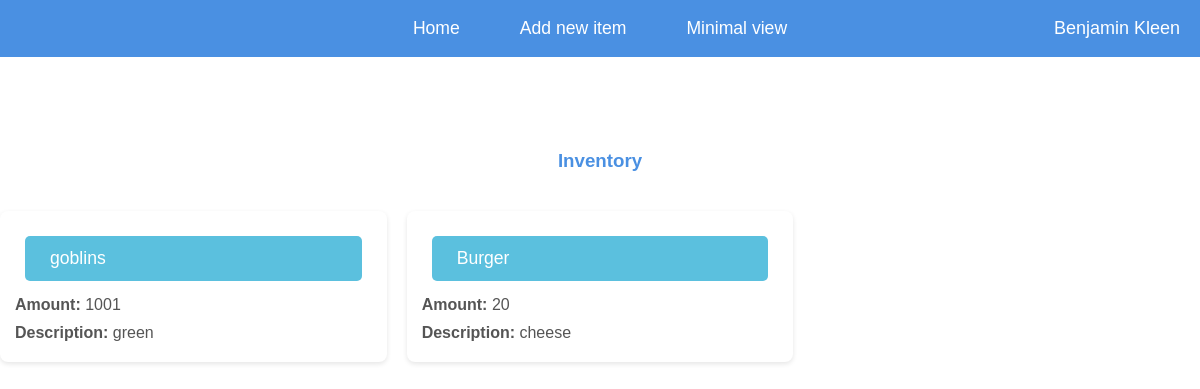
Before: /maximal/ (signed in) with the older database file.
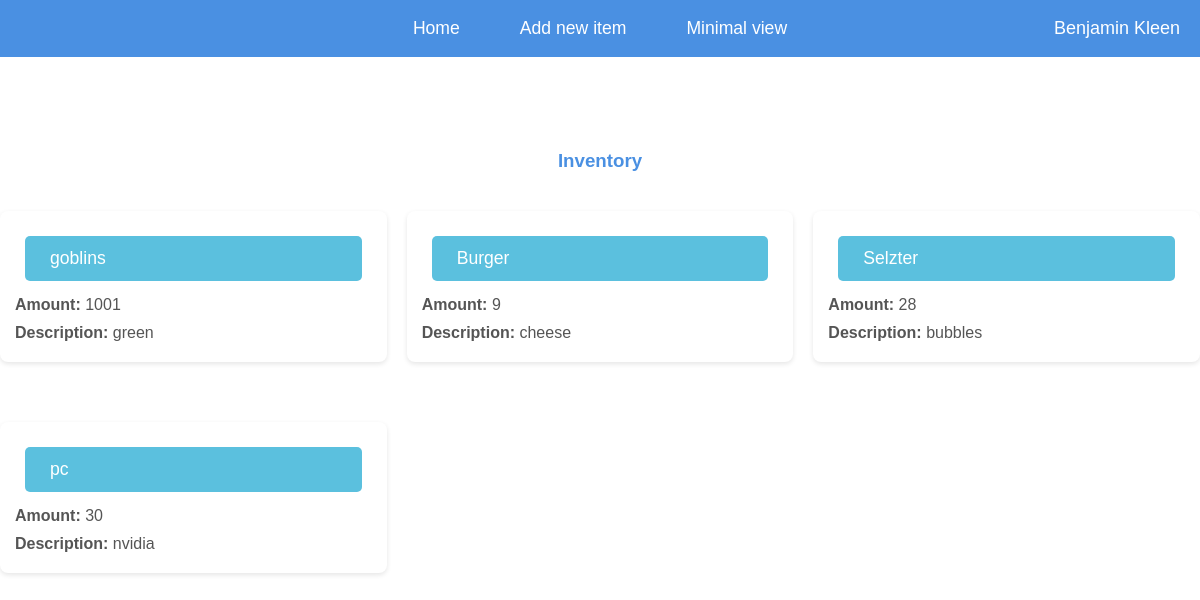
After: the same page with the newer database file.
### inventory/models.py (models this page shows, shortened)
class Item(models.Model):
    Item_name = models.CharField(max_length=100)
    Item_description = models.CharField(max_length=1000)
    Item_amount = models.IntegerField(default=1, validators=[MinValueValidator(0)])
    Item_lowStock = models.IntegerField(default=10, validators=[MinValueValidator(0)])
    Item_color = models.CharField(max_length=7, default="#000000")

### inventory/views.py (the view)
# urls.py: path('maximal/', views.Maximalview, name='maximal'),
@login_required
def Maximalview(request):
    user = request.user
    items_for_user = Item_User.objects.filter(user=user).select_related('item')
    Item_list = [item_user.item for item_user in items_for_user]
    Username = user.get_full_name()
    context = {
        "Item_list": Item_list,
        "Username": Username,
    }
    template = loader.get_template("inventory/maximal.html")
    return HttpResponse(template.render(context,request))

### inventory/templates/inventory/maximal.html (shortened to what this page needs)
<!DOCTYPE html>
<html lang="en">
<head>
</head>
<body>
    <div class="header">
        <a href="/home" class="button-header">Home</a>
        <a href="/inventory/add" class="button-header">Add new item</a>
        <a href="/inventory" class="button-header">Minimal view</a>
        <p class="header-text">{{Username}}</p>
    </div>
    <div class="content">
        <h3>Inventory</h3>
        {% if Item_list %}
            <div class="button-container">
                {% for item in Item_list %}
                    <ul>
                        <li>
                            <a href="/inventory/{{ item.id }}/" class="button">{{ item.Item_name }}</a>
                            <p><b>Amount:</b> {{ item.Item_amount }}</p>
                            <p><b>Description:</b> {{ item.Item_description }}</p>
                        </li>
                    </ul>
                {% endfor %}
            </div>
        {% else %}
            <p>No items are available.</p>
        {% endif %}
    </div>
</body>
</html>

### inventory/templates/inventory/maximal.html (style rules this page uses)
body { font-family: Arial, sans-serif; background-color: #ffffff; color: #333; margin: 0; padding: 0; display: flex; flex-direction: column; align-items: center; height: 100vh; overflow-x: hidden; }
h3 { color: #4a90e2; margin-top: 80px; }
.header { position: fixed; top: 0; left: 0; right: 0; background-color: #4a90e2; display: flex; justify-content: center; padding: 10px 0; z-index: 10; }
.button-header { margin: 0 15px; padding: 8px 15px; color: white; text-decoration: none; font-size: 1.1em; transition: color 0.3s ease; }
.header-text { position: absolute; right: 20px; top: 0px; color: white; font-size: 18px; }
.content { display: flex; flex-direction: column; justify-content: center; align-items: center; width: 100%; margin-top: 70px; }
.button-container { display: grid; grid-template-columns: repeat(auto-fill, minmax(300px, 1fr)); gap: 20px; width: 100%; max-width: 1200px; padding: 10px; }
.button { margin: 10px; padding: 12px 25px; background-color: #5bc0de; color: white; text-decoration: none; border-radius: 5px; font-size: 1.1em; transition: background-color 0.3s ease; }
p { font-size: 1.2em; color: #555; }
ul { list-style-type: none; padding: 0; margin: 10px 0; width: 100%; }
li { margin-bottom: 20px; text-align: left; background-color: #ffffff; padding: 15px; border-radius: 8px; box-shadow: 0 2px 5px rgba(0, 0, 0, 0.1); box-sizing: border-box; display: flex; flex-direction: column; justify-content: space-between; }
li a { display: block; margin-bottom: 10px; font-size: 1.2em; color: #4a90e2; text-decoration: none; }
li p { font-size: 1em; color: #555; margin: 5px 0; }

Changed rows visible on the page:
changed Item "Burger": Item_amount "20" → "9"
added Item: Item_name "Selzter", Item_amount "28", Item_description "bubbles"
added Item: Item_name "pc", Item_amount "30", Item_description "nvidia"
